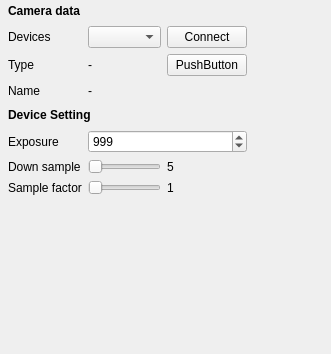
<?xml version="1.0" encoding="UTF-8"?>
<ui version="4.0">
 <class>Form</class>
 <widget class="QWidget" name="Form">
  <property name="geometry">
   <rect>
    <x>0</x>
    <y>0</y>
    <width>331</width>
    <height>354</height>
   </rect>
  </property>
  <property name="windowTitle">
   <string>Form</string>
  </property>
  <widget class="QWidget" name="gridLayoutWidget">
   <property name="geometry">
    <rect>
     <x>8</x>
     <y>2</y>
     <width>239</width>
     <height>193</height>
    </rect>
   </property>
   <layout class="QGridLayout" name="gridLayout">
    <item row="2" column="1">
     <widget class="QLabel" name="lbl_device_type">
      <property name="text">
       <string>-</string>
      </property>
     </widget>
    </item>
    <item row="5" column="1" colspan="2">
     <widget class="QSpinBox" name="spnbx_exposure">
      <property name="maximum">
       <number>9999</number>
      </property>
      <property name="singleStep">
       <number>99</number>
      </property>
      <property name="value">
       <number>999</number>
      </property>
     </widget>
    </item>
    <item row="2" column="0">
     <widget class="QLabel" name="lbl_device_type_ignore">
      <property name="text">
       <string>Type</string>
      </property>
     </widget>
    </item>
    <item row="1" column="1">
     <widget class="QComboBox" name="cbbx_devices"/>
    </item>
    <item row="2" column="2">
     <widget class="QPushButton" name="btn_devices_refresh">
      <property name="text">
       <string>PushButton</string>
      </property>
     </widget>
    </item>
    <item row="3" column="0">
     <widget class="QLabel" name="lbl_device_name_ignore">
      <property name="text">
       <string>Name</string>
      </property>
     </widget>
    </item>
    <item row="3" column="1" colspan="2">
     <widget class="QLabel" name="lbl_device_name">
      <property name="text">
       <string>-</string>
      </property>
     </widget>
    </item>
    <item row="4" column="0" colspan="3">
     <widget class="QLabel" name="deviceSetting">
      <property name="font">
       <font>
        <weight>75</weight>
        <bold>true</bold>
       </font>
      </property>
      <property name="text">
       <string>Device Setting</string>
      </property>
     </widget>
    </item>
    <item row="1" column="0">
     <widget class="QLabel" name="lbl_device">
      <property name="text">
       <string>Devices</string>
      </property>
     </widget>
    </item>
    <item row="6" column="0">
     <widget class="QLabel" name="lbl_downSample">
      <property name="text">
       <string>Down sample</string>
      </property>
     </widget>
    </item>
    <item row="5" column="0">
     <widget class="QLabel" name="lbl_exposure">
      <property name="text">
       <string>Exposure</string>
      </property>
     </widget>
    </item>
    <item row="6" column="1">
     <widget class="QSlider" name="slider_downSample">
      <property name="minimum">
       <number>1</number>
      </property>
      <property name="maximum">
       <number>11</number>
      </property>
      <property name="orientation">
       <enum>Qt::Horizontal</enum>
      </property>
     </widget>
    </item>
    <item row="0" column="0" colspan="3">
     <widget class="QLabel" name="lbl_camera_data">
      <property name="font">
       <font>
        <weight>75</weight>
        <bold>true</bold>
       </font>
      </property>
      <property name="text">
       <string>Camera data</string>
      </property>
     </widget>
    </item>
    <item row="1" column="2">
     <widget class="QPushButton" name="btn_devices_connect">
      <property name="text">
       <string>Connect</string>
      </property>
     </widget>
    </item>
    <item row="7" column="1">
     <widget class="QSlider" name="spnbx_downSample_factor">
      <property name="minimum">
       <number>1</number>
      </property>
      <property name="maximum">
       <number>10</number>
      </property>
      <property name="orientation">
       <enum>Qt::Horizontal</enum>
      </property>
     </widget>
    </item>
    <item row="6" column="2">
     <widget class="QLabel" name="lbl_downSample_value">
      <property name="text">
       <string>5</string>
      </property>
     </widget>
    </item>
    <item row="7" column="2">
     <widget class="QLabel" name="lbl_downSample_factor_value">
      <property name="text">
       <string>1</string>
      </property>
     </widget>
    </item>
    <item row="7" column="0">
     <widget class="QLabel" name="lbl_downSample_factor">
      <property name="text">
       <string>Sample factor</string>
      </property>
     </widget>
    </item>
   </layout>
  </widget>
 </widget>
 <resources/>
 <connections/>
</ui>
